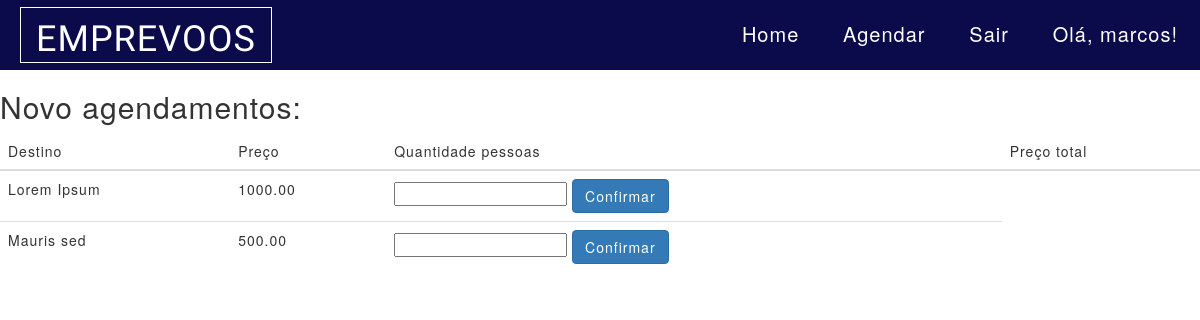
Page /novoAgendamento/ (signed in) on the earlier database version.
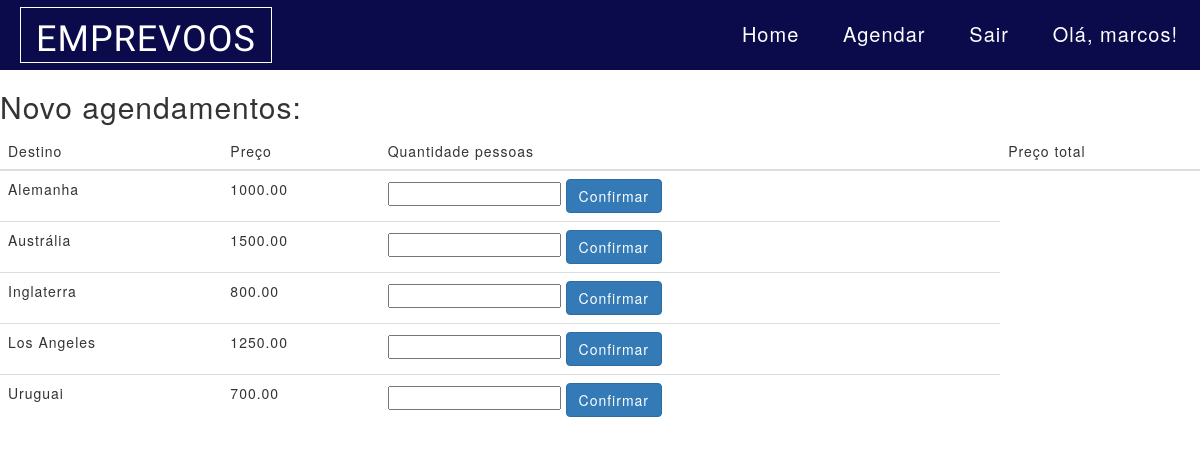
Same page on the later database version.
### main/models.py (models this page shows, shortened)
class Base(models.Model):
    create_date = models.DateField('Data de Criação', auto_now_add=True)
    modify_date = models.DateField('Data de Atualização', auto_now=True)
    verified_user = models.BooleanField('Verificado', default=True)
    class Meta:
        abstract = True

class Destinos(Base):
    nomeDestino = models.CharField('NomeDestino', max_length=200)
    precoPorPessoa = models.DecimalField('PrecoPorPessoa', max_digits=8, decimal_places=2)
    descricao = models.TextField(blank=True)
    imagem = StdImageField('Imagem', upload_to='img', variations={'thumb': (300, 300)})
    slug = models.SlugField('Slug', max_length=250, unique=True, blank=True, editable=False)
    class Meta:
        ordering = ('nomeDestino',)
        verbose_name = 'destino'
        verbose_name_plural = 'destinos'

### main/views.py (the view)
# urls.py: path('novoAgendamento/', criar_agendamento, name='criar_agendamento'),
def criar_agendamento(request):
    agendamentos = Agendamento(request)
    form =  AgendamentosForm(request.POST)
    destino = None
    lista_destinos = Destinos.objects.all()
    contexto = {
        'destino': destino,
        'lista_destinos': lista_destinos,
    }
    if form.is_valid():
        dados = form.cleaned_data
        agendamentos.adicionar(
            quantidade=dados['quantidade'],
            atualizar_quantidade=dados['atualizar'])
    return render(request, 'novoAgendamento.html', contexto)

### main/templates/novoAgendamento.html
{% extends "common/base.html" %}
{% block conteudo %}
{% if user.is_authenticated %}
<h2>Novo agendamentos:</h2>
<table class="table">
  <thead>
    <tr>
      <th scope="col">Destino</th>
      <th scope="col">Preço</th>
      <th scope="col">Quantidade pessoas</th>
      <th scope="col">Preço total</th>
    </tr>
  </thead>
  <tbody>
    {% for destino in lista_destinos %}
    <tr>
      <td>{{ destino.nomeDestino }}</td>
      <td>{{destino.precoPorPessoa}}</td>
      <td><input type="text" id="nome" /> <button class="btn btn-primary" type="submit">Confirmar</button></td>
    </tr>
    {% endfor %}
 {% else %}
    <h3>Favor fazer <a href="/conta/login">login</a> primeiro!</h3>
 {% endif %}
{% endblock conteudo %}

### main/templates/common/base.html (shortened to what this page needs)
{% load static %}
<!DOCTYPE html>
<html lang="pt-br">
<head>
    <link rel="stylesheet" href="{% static 'css/style.css' %}">
    <link rel="stylesheet" href="https://maxcdn.bootstrapcdn.com/bootstrap/3.3.7/css/bootstrap.min.css"></head>
    <link rel="stylesheet" href="https://cdn.jsdelivr.net/npm/bootstrap-icons@1.7.1/font/bootstrap-icons.css">
    <link rel="stylesheet" href="{% static 'css/forms.css' %}">
    </head>
<body>
    {% load staticfiles %}
    {% include 'common/navBar.html' %}
    {% block conteudo %}
    {% endblock conteudo %}
</body>
</html>

### main/templates/common/navBar.html
<nav class="navbar__default">
  <div class="logo">
    <h1>EMPREVOOS</h1>
  </div>
  <div class="container__navbar">
    <a href="/">Home</a>
    {% if user.is_authenticated %}
    <a href="/novoAgendamento">Agendar</a>
  <a href="/conta/logout">Sair</a>
  <a class="nav-link" href="#">Olá, {{user.username}}!</a>
  {% else %}
  <a href="/conta/login">Agendar</a>
  <a href="/conta/login"><i class="bi bi-person-square"></i></a>
  {% endif %}
  </div>
</nav>

### static/css/style.css (style rules this page uses)
* { padding: 0; margin: 0; box-sizing: border-box; list-style: none; outline: none; letter-spacing: 1px; font-weight: 300; }
h1 { margin: 0; padding: 0; }
body { font-family: 'Poppins', sans-serif; }
a { text-decoration: none; }
.logo { border: 1px solid white; height: 80%; margin-left: 2rem; color: white; font-weight: 700; letter-spacing: 2px; font-family: 'Ubuntu', sans-serif; display: flex; align-items: center; padding: 0 15px; }
.navbar__default { width: 100%; height: 7rem; background-color: rgb(11, 11, 75); display: flex; justify-content: space-between; align-items: center; font-size: 20px; }
.container__navbar { right: 0; height: 100%; width: 40%; display: flex; align-items: center; justify-content: space-around; }
.container__navbar a { padding: 2rem; transition: all .3s ease-in-out; color: white; border-bottom: 2px solid transparent; text-decoration: none; outline: none; }

Differences in the rows shown:
changed Destinos: nomeDestino "Lorem Ipsum" → "Alemanha"
added Destinos: nomeDestino "Austrália", precoPorPessoa "1500.00"
changed Destinos: nomeDestino "Mauris sed" → "Inglaterra"; precoPorPessoa "500.00" → "800.00"
added Destinos: nomeDestino "Los Angeles", precoPorPessoa "1250.00"
added Destinos: nomeDestino "Uruguai", precoPorPessoa "700.00"
